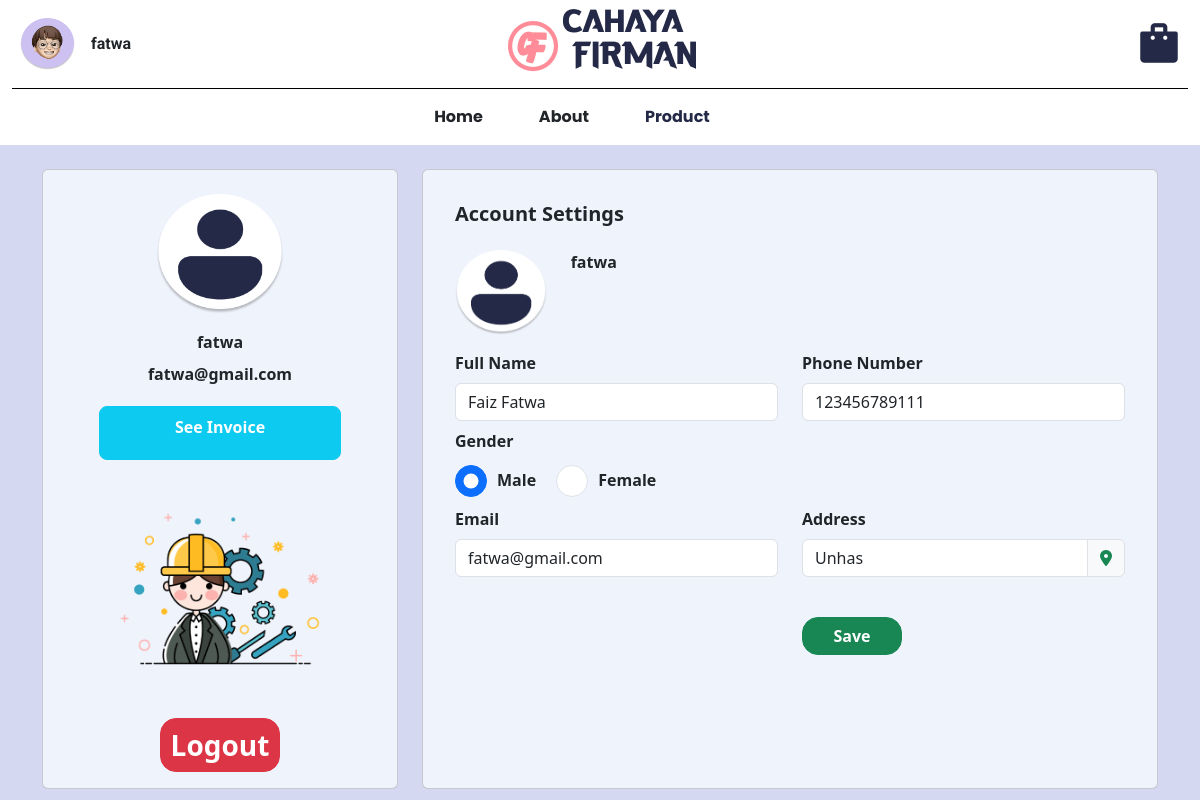
/profil (signed in), run on the app's committed database.
### models/user.py (models this page shows, shortened)
class User(db.Model, UserMixin):
    id_user = db.Column(db.Integer, primary_key=True)
    username = db.Column(db.String(20), nullable=False, unique=True)
    email = db.Column(db.String(120), nullable=False, unique=True)
    password = db.Column(db.String(80), nullable=False)
    fullname = db.Column(db.String(60), nullable=True, unique=False)
    gender = db.Column(db.CHAR(1), nullable=True, unique=False)
    telephone = db.Column(db.Integer, nullable=True, unique=False)
    address = db.Column(db.String(60), nullable=True, unique=False)
    is_admin = db.Column(db.Boolean, default=False)

### app.py (the view)
@app.route("/profil")
@login_required
def profil():
    if  current_user.is_authenticated and current_user.is_admin:
            flash("You need to log in as a user to access this page.", "danger")
            abort(403)
    return render_template("profil.html",user=current_user)

### app.py (called while the page is built)
@login_manager.user_loader
def load_user(user_id):
    return User.query.get(int(user_id))

### templates/profil.html (shortened to what this page needs)
<!doctype html>
<html lang="en">
<head>
    <link href="https://cdn.jsdelivr.net/npm/bootstrap@5.3.2/dist/css/bootstrap.min.css" rel="stylesheet"
>
    <link rel="stylesheet" href="https://cdnjs.cloudflare.com/ajax/libs/font-awesome/6.4.2/css/all.min.css"
 />
</head>
<body>
    <div class="containernaNavbar" style="background-color: white;">
        <div class="container-satu">
            <div class="layanan satu d-flex align-items-center">
                <div class="col d-flex justify-content-start" id="profileContainer">
                    <div class="d-flex align-items-center p-3 ms-1">
                        <img src="{{ url_for('static', filename='asset/profile-user.png') }}" class="img-fluid me-3"
                            width="55px" height="55px">
                        <p class="mt-3"> {% if current_user.is_authenticated %}
                            {{ current_user.username }}
                            {% else %}
                            guest
                            {% endif %}</p>
                    </div>
                </div>
            </div>
            <div class="layanan dua">
                <div class="col d-flex justify-content-center align-items-center" id="logoCahayaFirmanContainer">
                    <img src="{{ url_for('static', filename='asset/Navbar/Logo.png') }}" class="img-fluid">
                </div>
            </div>
            <div class="layanan tiga d-flex align-items-center">
                <div class="col d-flex justify-content-end">
                    <div class="d-flex flex-column align-items-center" id="keranjangContainer">
                        <img src="{{ url_for('static', filename='asset/bucket.png') }}" class="img-fluid me-3">
                    </div>
                </div>
            </div>
        </div>
        <div class="garis"></div>
        <div class="container d-flex justify-content-center">
            <div class="row">
                <div class="col order-last mx-3 mt-2">
                </div>
                <div class="col mx-3 mt-3" id="aboutContainer">
                    <p class="teks-bold">About</p>
                </div>
                <div class="col mx-3 mt-3" id="productContainer">
                    <a href="{{ url_for('products') }}">
                        <p class="teks-bold">Product</p>
                    </a>
                </div>
                <div class="col order-first mx-3 mt-3" id="homeContainer">
                    <p class="teks-bold">Home</p>
                </div>
            </div>
        </div>
    </div>
    <div class="container mt-4">
        <div class="row">
            <div class="col-4">
                <div class="card h-100">
                    <div class="card-body">
                        <div class="row">
                            <div class="col align-self-center text-center fw-bold">
                                <img src="static/asset/profil.png" class="mt-2" width="40%" alt="">
                                <div class="username mt-3 mb-2">{{ user.username }}</div>
                                <div class="email">{{ user.email }}</div>
                                <button class="btn btn-info fw-bold py-1 px-2 fs-2 rounded-3 w-75 text-center"
                                    type="submit" id="see-invoice"
                                    style="font-size: 0.7em; margin-top: 20px; padding: 3px;">
                                    <p style="font-size: 16px; color: white; margin-top: 4px;">See Invoice</p>
                                </button>
                                <img class="img-fluid" src="static/asset/worker.png" alt="">
                                <form action="{{ url_for('logout') }}" method="POST">
                                    <button class="btn btn-danger fw-bold fs-3 rounded-4"
                                        style="font-size: 5px; padding: 5px 10px;" type="submit">Logout</button>
                                </form>
                            </div>
                        </div>
                    </div>
                </div>
            </div>
            <div class="col-8">
                <div class="card h-100 p-3">
                    <div class="card-body fw-bold">
                        <div class="h5 mb-4 fw-bold">Account Settings</div>
                        <div class="row">
                            <div class="col-2">
                                <img src="static/asset/profil.png" width="100%" alt="">
                            </div>
                            <div class="col-10">
                                <div class="username">{{ user.username }}</div>
                            </div>
                        </div>
                        <form action="{{ url_for('update_profile') }}" method="POST">
                            <div class="row mt-3">
                                <div class="col">
                                    <label for="full-name" class="form-label">Full Name</label>
                                    <input type="text" id="full-name" name="fullname"
                                        value="{{ user.fullname if user.fullname is not none else '' }}"
                                        class="form-control">
                                </div>
                                <div class="col">
                                    <label for="phone" class="form-label">Phone Number</label>
                                    <input type="text" id="phone" name="telephone"
                                        value="{{ user.telephone if user.telephone is not none else '' }}"
                                        class="form-control">
                                </div>
                            </div>
                            <div class="row mt-2">
                                <div class="col">
                                    <label for="gender" class="form-label">Gender</label><br>
                                    <div class="form-check form-check-inline">
                                        <input class="form-check-input" type="radio" name="gender" id="inlineRadio1"
                                            value="M" {% if user.gender=='M' %} checked {% endif %}>
                                        <label class="form-check-label" for="inlineRadio1">Male</label>
                                    </div>
                                    <div class="form-check form-check-inline">
                                        <input class="form-check-input" type="radio" name="gender" id="inlineRadio2"
                                            value="F" {% if user.gender=='F' %} checked {% endif %}>
                                        <label class="form-check-label" for="inlineRadio2">Female</label>
                                    </div>
                                </div>
                            </div>
                            <div class="row mt-2">
                                <div class="col">
                                    <label for="email" class="form-label">Email</label>
                                    <input type="text" id="email" name="email"
                                        value="{{ user.email if user.email is not none else '' }}" class="form-control">
                                </div>
                                <div class="col">
                                    <label for="address" class="form-label">Address</label>
                                    <div class="input-group mb-3">
                                        <input type="text" id="address" name="address"
                                            value="{{ user.address if user.address is not none else '' }}"
                                            class="form-control">
                                        <span class="input-group-text"><i
                                                class="fa-solid fa-location-dot text-success"></i></span>
                                    </div>
                                </div>
                            </div>
                            <div class="row mt-4">
                                <div class="col"></div>
                                <div class="col">
                                    <button type="submit" class="btn btn-success fw-bold rounded-4"
                                        style="width: 100px;">Save</button>
                                </div>
                            </div>
                        </form>
                    </div>
                </div>
            </div>
        </div>
    </div>
</body>
</html>

### templates/profil.html (style rules this page uses)
body { background-color: #D4D8F1 !important; }
.card { background-color: #EFF3FB; }
.form-check-input { width: 2em; height: 2em; }
.form-check-label { margin-left: 10px; margin-top: 7px; }
.container-satu { width: 100%; margin: 0% auto; display: flex; justify-content: space-between; }
.layanan { width: 30%; }
.garis { height: 1px; width: 98%; margin: 0% auto; background-color: black; }
.img-fluid { max-width: 80%; height: auto; }
.teks-bold { font-family: 'Poppins', sans-serif; font-weight: bold; }
p.mt-3 { font-family: 'Roboto', sans-serif; font-weight: bold; }
a { color: #232946; text-decoration: none; }

### data on the page
User: username "fatwa", email "fatwa@gmail.com", fullname "Faiz Fatwa", telephone "123456789111", gender "☑ Male", gender "☐ Female", address "Unhas"
